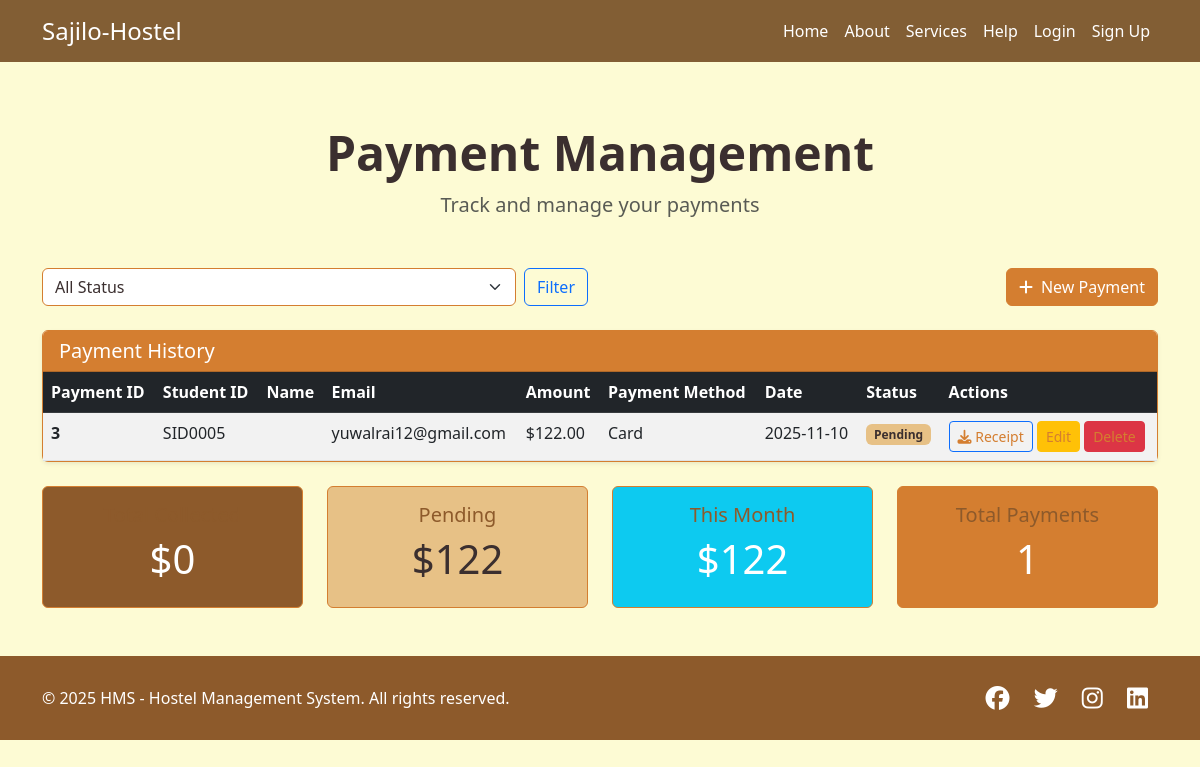
The app's page /payment_management/ with its own data.
### Home/models.py (models this page shows, shortened)
class TimeStampedModel(models.Model):
    created_at = models.DateTimeField(default=timezone.now)
    updated_at = models.DateTimeField(auto_now=True)
    class Meta:
        abstract = True

class Payment(TimeStampedModel):
    user = models.ForeignKey(User, on_delete=models.CASCADE, blank=True, null=True)
    student_id = models.CharField(max_length=20, blank=True, null=True)
    name = models.CharField(max_length=100, blank=True, null=True)
    email = models.EmailField(blank=True, null=True)
    amount = models.DecimalField(max_digits=10, decimal_places=2)
    currency = models.CharField(max_length=10, default="INR")
    payment_method = models.CharField(max_length=20, choices=PAYMENT_METHOD_CHOICES)
    payment_status = models.CharField(max_length=20, choices=PAYMENT_STATUS_CHOICES, default="pending")
    transaction_id = models.CharField(max_length=100, blank=True, null=True)
    payment_gateway = models.CharField(max_length=50, blank=True, null=True)
    gateway_response = models.TextField(blank=True, null=True)
    notes = models.TextField(blank=True, null=True)
    payment_date = models.DateTimeField(default=timezone.now)

### Home/views.py (the view, shortened to what this page needs)
# urls.py: path("payment_management/", views.payment_management, name='payment_management'),
def payment_management(request):
    status_filter = request.GET.get('status')
    payments = Payment.objects.all()
    if status_filter in ['completed', 'pending', 'failed', 'refunded']:
        payments = payments.filter(payment_status=status_filter)
    total_collected = Payment.objects.filter(payment_status='completed').aggregate(
        total_amount_sum=models.Sum('amount'))['total_amount_sum'] or 0
    total_pending = Payment.objects.filter(payment_status='pending').aggregate(
        total_amount_sum=models.Sum('amount'))['total_amount_sum'] or 0
    this_month = Payment.objects.filter(payment_date__month=timezone.now().month).aggregate(
        total_amount_sum=models.Sum('amount'))['total_amount_sum'] or 0
    total_payments = payments.count()
    initial_data = {}
    context = {
        'payments': payments,
        'total_collected': total_collected,
        'total_pending': total_pending,
        'this_month': this_month,
        'total_payments': total_payments,
        'initial_data': initial_data
    }
    return render(request, 'payment_management.html', context)

### templates/payment_management.html (shortened to what this page needs)
{% extends 'base.html' %}
{% block content %}
<div class="container py-5">
    <div class="text-center mb-5">
        <h1 class="display-5 fw-bold">Payment Management</h1>
        <p class="lead text-muted">Track and manage your payments</p>
    </div>
    <div class="row mb-4">
        <div class="col-md-6">
            <form method="get" class="d-flex">
                <select class="form-select me-2" name="status">
                    <option value="">All Status</option>
                </select>
                <button type="submit" class="btn btn-outline-primary">Filter</button>
            </form>
        </div>
        <div class="col-md-6 text-end">
            <button type="button" class="btn btn-primary" data-bs-toggle="modal" data-bs-target="#newPaymentModal">
                <i class="fas fa-plus me-2"></i>New Payment
            </button>
        </div>
    </div>
    <div class="card shadow-sm mb-4">
        <div class="card-header bg-primary text-white">
            <h5 class="mb-0">Payment History</h5>
        </div>
        <div class="card-body p-0">
            <div class="table-responsive">
                <table class="table table-striped table-hover mb-0">
                    <thead class="table-dark">
                        <tr>
                            <th>Payment ID</th>
                            <th>Student ID</th>
                            <th>Name</th>
                            <th>Email</th>
                            <th>Amount</th>
                            <th>Payment Method</th>
                            <th>Date</th>
                            <th>Status</th>
                            <th>Actions</th>
                        </tr>
                    </thead>
                    <tbody>
                        {% for payment in payments %}
                        <tr>
                            <td><strong>{{ payment.id }}</strong></td>
                            <td>{{ payment.student_id }}</td>
                            <td>
                            </td>
                            <td>
                                {% if payment.email %}
                                    {{ payment.email }}
                                {% elif payment.user %}
                                    {{ payment.user.email }}
                                {% else %}
                                    N/A
                                {% endif %}
                            </td>
                            <td>${{ payment.amount }}</td>
                            <td>{{ payment.payment_method|title }}</td>
                            <td>{{ payment.payment_date|date:"Y-m-d" }}</td>
                            <td>
                                {% if payment.payment_status == "completed" %}
                                    <span class="badge bg-success">Completed</span>
                                {% elif payment.payment_status == "pending" %}
                                    <span class="badge bg-warning">Pending</span>
                                {% elif payment.payment_status == "failed" %}
                                    <span class="badge bg-danger">Failed</span>
                                {% elif payment.payment_status == "refunded" %}
                                    <span class="badge bg-info">Refunded</span>
                                {% endif %}
                            </td>
                            <td>
                                <a href="{% url 'download_receipt' payment.id %}" class="btn btn-sm btn-outline-primary">
                                    <i class="fas fa-download"></i> Receipt
                                </a>
                                {% if payment.payment_status == "pending" %}
                                    <a href="{% url 'edit_payment' payment.id %}" class="btn btn-sm btn-warning">Edit</a>
                                    <a href="{% url 'delete_payment' payment.id %}" class="btn btn-sm btn-danger"
                                       onclick="return confirm('Are you sure you want to delete this payment?');">Delete</a>
                                {% else %}
                                    <span class="text-muted">Not Editable</span>
                                {% endif %}
                            </td>
                        </tr>
                        {% empty %}
                        <tr>
                            <td colspan="9" class="text-center">No payments found.</td>
                        </tr>
                        {% endfor %}
                    </tbody>
                </table>
            </div>
        </div>
    </div>
    <div class="row">
        <div class="col-md-3">
            <div class="card text-center bg-success text-white">
                <div class="card-body">
                    <h5 class="card-title">Total Collected</h5>
                    <h2 class="display-6">${{ total_collected }}</h2>
                </div>
            </div>
        </div>
        <div class="col-md-3">
            <div class="card text-center bg-warning text-white">
                <div class="card-body">
                    <h5 class="card-title">Pending</h5>
                    <h2 class="display-6">${{ total_pending }}</h2>
                </div>
            </div>
        </div>
        <div class="col-md-3">
            <div class="card text-center bg-info text-white">
                <div class="card-body">
                    <h5 class="card-title">This Month</h5>
                    <h2 class="display-6">${{ this_month }}</h2>
                </div>
            </div>
        </div>
        <div class="col-md-3">
            <div class="card text-center bg-primary text-white">
                <div class="card-body">
                    <h5 class="card-title">Total Payments</h5>
                    <h2 class="display-6">{{ total_payments }}</h2>
                </div>
            </div>
        </div>
    </div>
</div>
{% endblock %}

### Home/static/css/theme.css (style rules this page uses)
:root { --primary-orange: #D47E30; --dark-brown: #8D5A2B; --warm-brown: #825E34; --cream-bg: #FDFBD4; --soft-dark-brown: #3B2F2F; --soft-gold: #E7C186; --gold-border: #E0C99B; --bg-very-light: var(--cream-bg); --cta: var(--primary-orange); --cta-hover: var(--dark-brown); --nav-bg: var(--warm-brown); --text-dark: var(--soft-dark-brown); --cta-visited: var(--nav-bg); --card-title: var(--cta-hover); --muted-dark: #5B3C21; --accent-similar: var(--soft-gold); --border: var(--gold-border); --row-hover: #F9F4CC; --panel-earthy: #F3E6CB; --service-heading: var(--dark-brown); }
body { background-color: var(--bg-very-light); color: var(--text-dark); font-family: 'Segoe UI', Tahoma, Geneva, Verdana, sans-serif; -webkit-font-smoothing: antialiased; }
a, a:link { color: var(--cta); }
.card-title, .hms-card-title { color: var(--card-title); }
.bg-primary { background-color: var(--primary-orange) !important; }
.btn-primary { background-color: var(--primary-orange) !important; border-color: var(--primary-orange) !important; }
.bg-warning { background-color: var(--soft-gold) !important; color: var(--text-dark) !important; }
.bg-success { background-color: var(--dark-brown) !important; color: #fff !important; }
.btn-primary { background-color: var(--cta); border-color: var(--cta); color: white; }
.form-control, .form-select { background-color: white; color: var(--text-dark); border-color: var(--cta); }
.card { border-color: var(--cta); }
.card-header { background-color: var(--nav-bg); color: white; }

### records on screen
Payment: id "3", student_id "SID0005", email "yuwalrai12@gmail.com", amount "122.00", payment_method "Card", payment_date "2025-11-10", payment_status "Pending"

### other values on screen
{{ total_collected }} "0"
{{ total_pending }} "122"
{{ this_month }} "122"
{{ total_payments }} "1"
